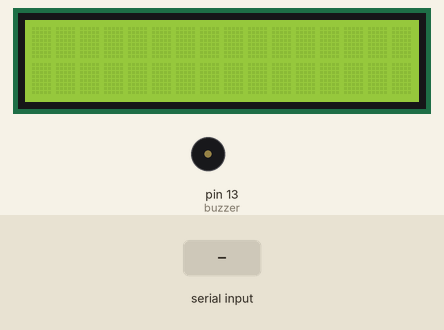
Recording of a sketch running on a simulated Arduino Uno, built with avr-gcc and run on an emulated ATmega328P. On the bench: 16×2 character LCD, buzzer (waves = sounding, pin HIGH). Inputs (shaded band) come from the test bench.

Above: at 1.2 s.
1.3 s: "H" received over Serial
At 1.9 s:
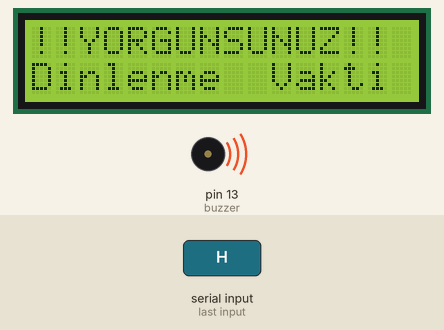
2.8 s: "L" received over Serial
At 3.1 s:
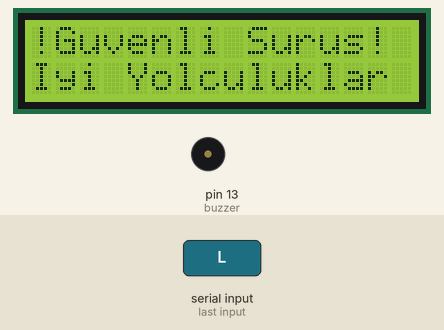
4.3 s: "S" received over Serial
At 5.3 s:
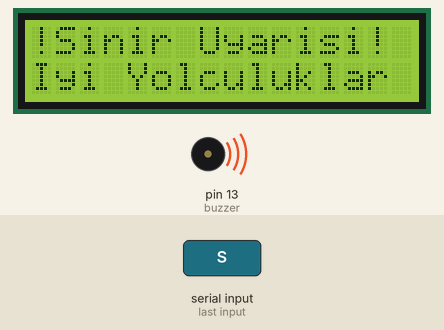
5.8 s: "H" received over Serial
At 6.6 s:
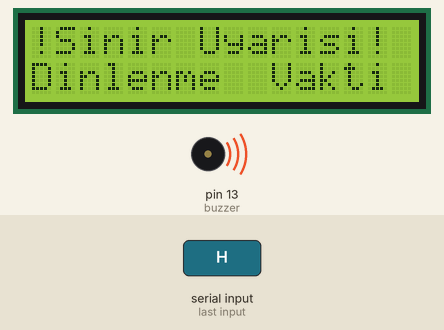
Timing chart, 0 to 8.3 s (numbered marks = the images above; inputs shaded):
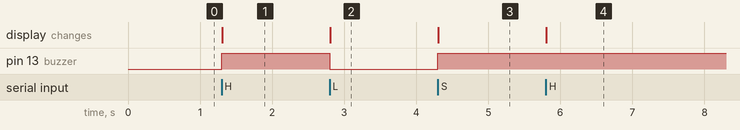

The sketch:

Bitirme_Projesi_Arduino.ino
```cpp
const int buzzer = 13; // the pin that the LED is attached to
int incomingByte;      // a variable to read incoming serial data into
#include <LiquidCrystal.h>
LiquidCrystal lcd(12, 11, 5, 4, 3, 2);

void setup() {
  // initialize serial communication:
  Serial.begin(9600);
  // initialize the LED pin as an output:
  pinMode(buzzer, OUTPUT);
  lcd.begin(16, 2);
}

void loop() {

  // see if there's incoming serial data:
  if (Serial.available() > 0) {
    // read the oldest byte in the serial buffer:
    incomingByte = Serial.read();
    // if it's a capital H (ASCII 72), turn on the LED:
    if (incomingByte == 'H') {
      digitalWrite(buzzer, HIGH);

      lcd.print("!!YORGUNSUNUZ!!");
      lcd.setCursor(0, 1);
      lcd.print("Dinlenme  Vakti");
      lcd.setCursor(0,0);

    }
    // if it's an L (ASCII 76) turn off the LED:
    if (incomingByte == 'L') {
      digitalWrite(buzzer, LOW);

      lcd.print("!Guvenli Surus!");
      lcd.setCursor(0,1);
      lcd.print("Iyi Yolculuklar");
      lcd.setCursor(0,0);
    }
    if (incomingByte == 'S') {
      digitalWrite(buzzer, HIGH);

      lcd.print("!Sinir Uyarisi!");
      lcd.setCursor(0,1);


    }

  }
}
```

Measured:
- after the input at 1.3 s, pin 13 (buzzer): LOW → HIGH at once; the display: changes at once (image 1)
- after the input at 2.8 s, pin 13 (buzzer): HIGH → LOW at once; the display: changes at once (image 2)
- after the input at 4.3 s, pin 13 (buzzer): LOW → HIGH at once; the display: changes at once (image 3)
- after the input at 5.8 s, the display: changes at once (image 4)
